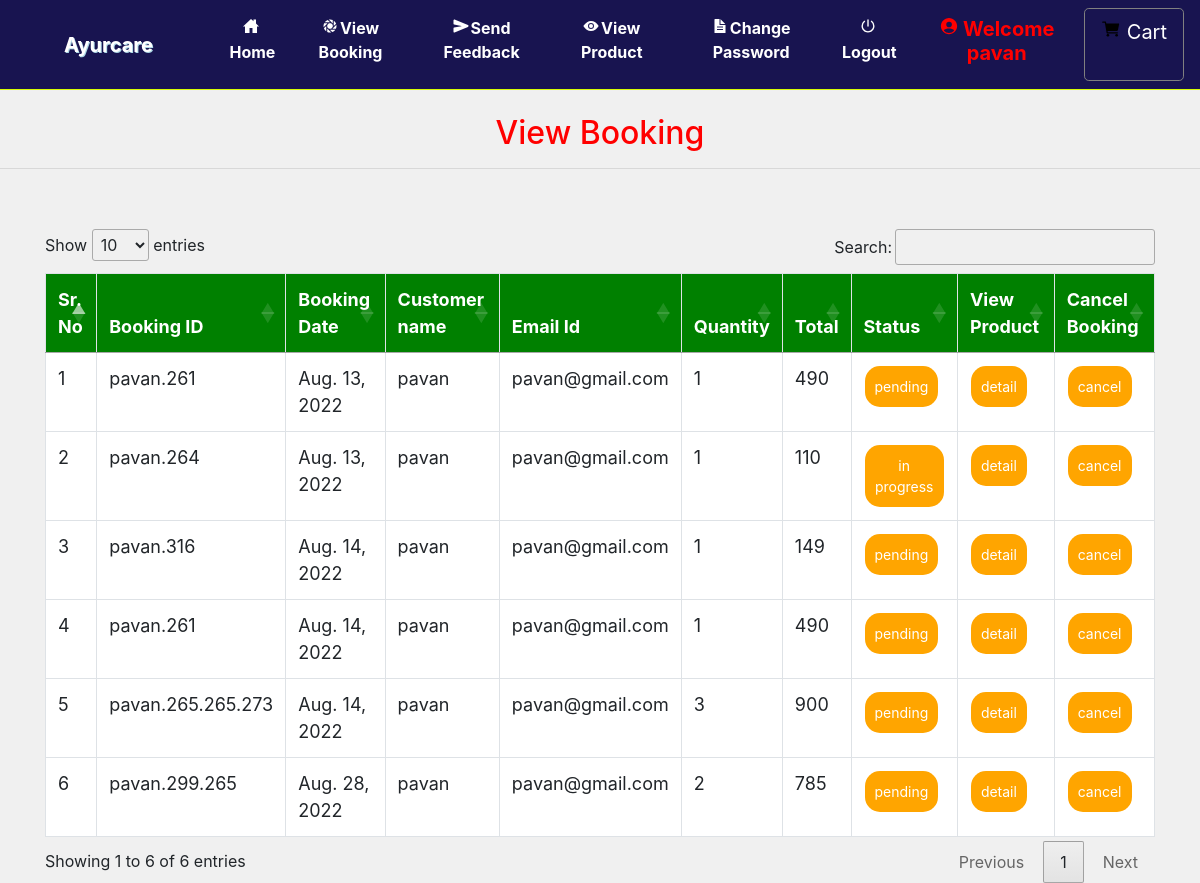
The app's page /admin_viewBooking (signed in) with its own data.
### ayurcare/models.py (models this page shows, shortened)
class Booking(models.Model):
    status = models.ForeignKey(Status, on_delete=models.CASCADE, null=True)
    profile = models.ForeignKey(Profile, on_delete=models.CASCADE, null=True)
    booking_id = models.CharField(max_length=200,null=True)
    quantity = models.CharField(max_length=100,null=True)
    book_date = models.CharField(max_length=30, null=True)
    total = models.IntegerField(null=True)

class Profile(models.Model):
    user = models.ForeignKey(User, on_delete=models.CASCADE, null=True)
    dob = models.DateField(null=True)
    city = models.CharField(max_length=30, null=True)
    address = models.CharField(max_length=50, null=True)
    contact = models.CharField(max_length=10, null=True)
    image = models.FileField(null=True)

class Status(models.Model):
    name = models.CharField(max_length=20, null=True)

### ayurcare/views.py (the view)
# urls.py: path('admin_viewBooking', Admin_View_Booking, name='admin_viewBooking'),
def Admin_View_Booking(request):
    if not request.user.is_authenticated:
        return redirect('login_admin')
    book = Booking.objects.all()
    d = {'book': book}
    return render(request, 'admin_viewBokking.html', d)

### ayurcare/templates/admin_viewBokking.html (shortened to what this page needs)
{% extends 'navigation.html' %}
{% block body %}
<center><h2 style="color:red;margin-top:2%">View Booking</h2></center><hr>
 <div class="container">
<table class="table table-bordered" id="myTable">
  <thead>
  <tr>
    <th>Sr. No</th>
    <th>Booking ID</th>
    <th>Booking Date</th>
    <th>Customer name</th>
    <th>Email Id</th>
      <th>Quantity</th>
      <th>Total</th>
      <th>Status</th>
    <th>View Product</th>
    <th>Cancel Booking</th>
  </tr>
  </thead>
   <tbody>
{% for i in book %}
  <tr>
      <td>{{forloop.counter}}</td>
    <td>{{i.booking_id}}</td>
    <td>{{i.book_date}}</td>
    <td>{{i.profile.user.username}}</td>
    <td>{{i.profile.user.email}}</td>
      <td>{{i.quantity}}</td>
      <td>{{i.total}}</td>
    <td><a href="{% url 'Edit_status' i.booking_id i.id %}"><button class="button button1">{{i.status.name}}</button></a></td>
      <td><a href="{% url 'admin_booking_detail' i.booking_id i.id i.profile.user.id  %}"><button class="button button1">detail</button></a></td>
      <td><a href="{% url 'delete_admin_booking' i.booking_id i.id %}" onclick="return confirm('Are you sure?')"><button class="button button1" id="#delete">cancel</button></a></td>
  </tr>
   {% endfor %}
    </tbody>
</table>
 </div>
{% endblock %}

### ayurcare/templates/navigation.html (shortened to what this page needs)
<!DOCTYPE html>
<html lang="en">
<head>
    {% load static %}
     <link rel="stylesheet" href="https://maxcdn.bootstrapcdn.com/bootstrap/4.0.0/css/bootstrap.min.css">
  <link rel = stylesheet href = "//cdn.datatables.net/1.10.19/css/jquery.dataTables.min.css">
<link rel="stylesheet" href="https://cdnjs.cloudflare.com/ajax/libs/font-awesome/4.7.0/css/font-awesome.min.css">
</head>
<body style="background-color:rgb(240, 240, 240)">
<nav class="navbar navbar-expand-sm" style = "background-color : #181450 ; border-bottom:1px solid #d7fc06">
  <a class="navbar-brand pl-5" href="#" style="color:white ; font-weight : bold">Ayurcare</a>
<div class="collapse navbar-collapse" id="collapsibleNavbar">
  <ul class="navbar-nav pl-5 text-center">
    {% if request.user.username %}
    {% if not request.user.is_staff %}
    <li class="nav-item">
      <a class="nav-link" href="{% url 'home' %}" style="color:white"><ion-icon style="margin-right:2px" name="home-sharp"></ion-icon>Home</a>
    </li>
    <li class="nav-item">
      <a class="nav-link" href="{% url 'view_booking' %}" style="color:white"><ion-icon style="margin-right:2px" name="aperture"></ion-icon>View Booking</a>
    </li>
    <li class="nav-item">
      <a class="nav-link" href="{% url 'send_feedback' request.user.id %}" style="color:white"><ion-icon style="margin-right:2px" name="send"></ion-icon>Send Feedback</a>
    </li>
    <li class="nav-item">
      <a class="nav-link" href="{% url 'view_product' 0 %}" style="color:white"><ion-icon style="margin-right:2px" name="eye"></ion-icon>View Product</a>
    </li>
    <li class="nav-item">
      <a class="nav-link" href="{% url 'change_password' %}" style="color:white"><ion-icon style="margin-right:2px" name="document-text-sharp"></ion-icon>Change Password</a>
    </li>
    {% endif %}
    {% endif %}
    {% if request.user.is_authenticated %}
    <a class="nav-link" href="{% url 'logout' %}" style="color:white"><ion-icon style="margin-right:2px" name="power-sharp"></ion-icon>Logout</a>
    {% if not request.user.is_staff %}
    <li class="nav-item">
      <a href="{% url 'profile' %}"><h5 class="nav-link" style="color:red"><ion-icon style="margin-right:4px;color:#FF0000" name="person-circle-sharp"></ion-icon>Welcome {{request.user.username}}</h5>
      </a></li>
    {% else %}
    <li class="nav-item">
      <h5  class="nav-link" style="color:#91DE00"><ion-icon style="margin-right:4px;color:#91DE00" name="person-circle-sharp"></ion-icon>Welcome {{request.user.username}}</h5>
    </li>
    {% endif %}
    {% endif %}
    {% if not request.user.is_staff %}
    {% if request.user.username %}
      <a href="{% url 'cart' %}" style="border:1px solid gray" class="btn btn-default btn-lg text-dark text-capitalize">
        <ion-icon style="color:black;margin-top:2%" name="cart"></ion-icon><span style="margin-left:6px;margin-top:2%;color:white">Cart</span></a></center>
{% endif %}
    {% endif %}
    </ul>
</div>
</nav>
{% block body %}
{% endblock %}
</body></html>

### ayurcare/templates/navigation.html (style rules this page uses)
* { box-sizing: border-box; }
#myTable { border-collapse: collapse; width: 100%; border: 1px solid #ddd; font-size: 18px; }
#myTable th { text-align: left; padding: 12px; background-color: green; color: white; }
#myTable td { text-align: left; padding: 12px; background-color: white; }
#myTable tr { border-bottom: 1px solid #ddd; }
.button { background-color: orange; border: none; color: white; padding: 10px; text-align: center; text-decoration: none; display: inline-block; font-size: 14px; margin: 1px 1px; cursor: pointer; }
.button1 { border-radius: 15px; }
.nav-link { font-weight:bold; }
.navbar-brand { text-shadow: 1px 1px lightblue; }

### records on screen
Booking: booking_id "pavan.261", book_date "Aug. 13, 2022", profile.user.username "pavan", profile.user.email "pavan@gmail.com", quantity "1", total "490", status.name "pending"
Booking: booking_id "pavan.264", book_date "Aug. 13, 2022", profile.user.username "pavan", profile.user.email "pavan@gmail.com", quantity "1", total "110", status.name "in progress"
Booking: booking_id "pavan.316", book_date "Aug. 14, 2022", profile.user.username "pavan", profile.user.email "pavan@gmail.com", quantity "1", total "149", status.name "pending"
Booking: booking_id "pavan.261", book_date "Aug. 14, 2022", profile.user.username "pavan", profile.user.email "pavan@gmail.com", quantity "1", total "490", status.name "pending"
Booking: booking_id "pavan.265.265.273", book_date "Aug. 14, 2022", profile.user.username "pavan", profile.user.email "pavan@gmail.com", quantity "3", total "900", status.name "pending"
Booking: booking_id "pavan.299.265", book_date "Aug. 28, 2022", profile.user.username "pavan", profile.user.email "pavan@gmail.com", quantity "2", total "785", status.name "pending"

### other values on screen
{{ request.user.username }} "pavan"
